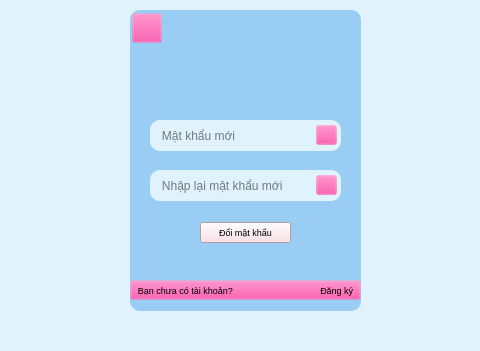
<?xml version="1.0" encoding="UTF-8"?>
<ui version="4.0">
 <class>doimatkhau_form</class>
 <widget class="QMainWindow" name="doimatkhau_form">
  <property name="geometry">
   <rect>
    <x>0</x>
    <y>0</y>
    <width>480</width>
    <height>351</height>
   </rect>
  </property>
  <property name="windowTitle">
   <string>Quên mật khẩu</string>
  </property>
  <property name="styleSheet">
   <string notr="true">background-color: rgb(224, 243, 253)</string>
  </property>
  <widget class="QWidget" name="centralwidget">
   <widget class="QLabel" name="lbl_hotro">
    <property name="geometry">
     <rect>
      <x>130</x>
      <y>10</y>
      <width>231</width>
      <height>301</height>
     </rect>
    </property>
    <property name="font">
     <font>
      <family>Cambria</family>
      <pointsize>16</pointsize>
     </font>
    </property>
    <property name="styleSheet">
     <string notr="true">background-color: rgb(154, 205, 244);
border-radius: 10px
</string>
    </property>
    <property name="text">
     <string/>
    </property>
    <property name="alignment">
     <set>Qt::AlignCenter</set>
    </property>
   </widget>
   <widget class="QPushButton" name="btnlogo">
    <property name="geometry">
     <rect>
      <x>190</x>
      <y>30</y>
      <width>111</width>
      <height>71</height>
     </rect>
    </property>
    <property name="styleSheet">
     <string notr="true">background-color: rgba(245, 40, 145, 0);
border-radius: 10px</string>
    </property>
    <property name="text">
     <string/>
    </property>
    <property name="icon">
     <iconset>
      <normaloff>images/ic_logo.png</normaloff>images/ic_logo.png</iconset>
    </property>
    <property name="iconSize">
     <size>
      <width>40</width>
      <height>50</height>
     </size>
    </property>
   </widget>
   <widget class="QLineEdit" name="txtmatkhaumoi">
    <property name="geometry">
     <rect>
      <x>150</x>
      <y>120</y>
      <width>191</width>
      <height>31</height>
     </rect>
    </property>
    <property name="styleSheet">
     <string notr="true">border-radius: 10px
</string>
    </property>
    <property name="text">
     <string/>
    </property>
    <property name="echoMode">
     <enum>QLineEdit::Password</enum>
    </property>
    <property name="placeholderText">
     <string>   Mật khẩu mới</string>
    </property>
   </widget>
   <widget class="QLineEdit" name="txtnhaplaimatkhaumoi">
    <property name="geometry">
     <rect>
      <x>150</x>
      <y>170</y>
      <width>191</width>
      <height>31</height>
     </rect>
    </property>
    <property name="styleSheet">
     <string notr="true">border-radius: 10px
</string>
    </property>
    <property name="text">
     <string/>
    </property>
    <property name="echoMode">
     <enum>QLineEdit::Password</enum>
    </property>
    <property name="placeholderText">
     <string>   Nhập lại mật khẩu mới</string>
    </property>
   </widget>
   <widget class="QPushButton" name="btnanmatkhaucu">
    <property name="geometry">
     <rect>
      <x>316</x>
      <y>125</y>
      <width>21</width>
      <height>20</height>
     </rect>
    </property>
    <property name="styleSheet">
     <string notr="true">background-color: rgba(245, 40, 145, 0)</string>
    </property>
    <property name="text">
     <string/>
    </property>
    <property name="icon">
     <iconset>
      <normaloff>images/ic_hide.png</normaloff>images/ic_hide.png</iconset>
    </property>
   </widget>
   <widget class="QPushButton" name="btnanmatkhaumoi">
    <property name="geometry">
     <rect>
      <x>316</x>
      <y>175</y>
      <width>21</width>
      <height>20</height>
     </rect>
    </property>
    <property name="styleSheet">
     <string notr="true">background-color: rgba(245, 40, 145, 0)</string>
    </property>
    <property name="text">
     <string/>
    </property>
    <property name="icon">
     <iconset>
      <normaloff>images/ic_hide.png</normaloff>images/ic_hide.png</iconset>
    </property>
   </widget>
   <widget class="QPushButton" name="btndoimatkhau">
    <property name="geometry">
     <rect>
      <x>200</x>
      <y>222</y>
      <width>91</width>
      <height>21</height>
     </rect>
    </property>
    <property name="font">
     <font>
      <pointsize>7</pointsize>
     </font>
    </property>
    <property name="styleSheet">
     <string notr="true">background-color: rgb(250, 219, 227)</string>
    </property>
    <property name="text">
     <string>Đổi mật khẩu</string>
    </property>
   </widget>
   <widget class="QPushButton" name="btndangky">
    <property name="geometry">
     <rect>
      <x>130</x>
      <y>280</y>
      <width>231</width>
      <height>20</height>
     </rect>
    </property>
    <property name="font">
     <font>
      <pointsize>7</pointsize>
     </font>
    </property>
    <property name="styleSheet">
     <string notr="true">background-color: rgba(245, 40, 145, 0)</string>
    </property>
    <property name="text">
     <string>Bạn chưa có tài khoản?                                   Đăng ký</string>
    </property>
   </widget>
   <widget class="QPushButton" name="btn_return">
    <property name="geometry">
     <rect>
      <x>132</x>
      <y>13</y>
      <width>30</width>
      <height>30</height>
     </rect>
    </property>
    <property name="styleSheet">
     <string notr="true">background-color: rgba(245, 40, 145, 0)</string>
    </property>
    <property name="text">
     <string/>
    </property>
    <property name="icon">
     <iconset>
      <normaloff>images/ic_return.png</normaloff>images/ic_return.png</iconset>
    </property>
   </widget>
   <widget class="QPushButton" name="btnhienmatkhaucu">
    <property name="geometry">
     <rect>
      <x>316</x>
      <y>125</y>
      <width>21</width>
      <height>20</height>
     </rect>
    </property>
    <property name="styleSheet">
     <string notr="true">background-color: rgba(245, 40, 145, 0)</string>
    </property>
    <property name="text">
     <string/>
    </property>
    <property name="icon">
     <iconset>
      <normaloff>images/ic_visible.png</normaloff>images/ic_visible.png</iconset>
    </property>
   </widget>
   <widget class="QPushButton" name="btnhienmatkhaumoi">
    <property name="geometry">
     <rect>
      <x>316</x>
      <y>175</y>
      <width>21</width>
      <height>20</height>
     </rect>
    </property>
    <property name="styleSheet">
     <string notr="true">background-color: rgba(245, 40, 145, 0)</string>
    </property>
    <property name="text">
     <string/>
    </property>
    <property name="icon">
     <iconset>
      <normaloff>images/ic_visible.png</normaloff>images/ic_visible.png</iconset>
    </property>
   </widget>
  </widget>
  <widget class="QMenuBar" name="menubar">
   <property name="geometry">
    <rect>
     <x>0</x>
     <y>0</y>
     <width>480</width>
     <height>18</height>
    </rect>
   </property>
  </widget>
  <widget class="QStatusBar" name="statusbar"/>
 </widget>
 <resources/>
 <connections/>
</ui>
